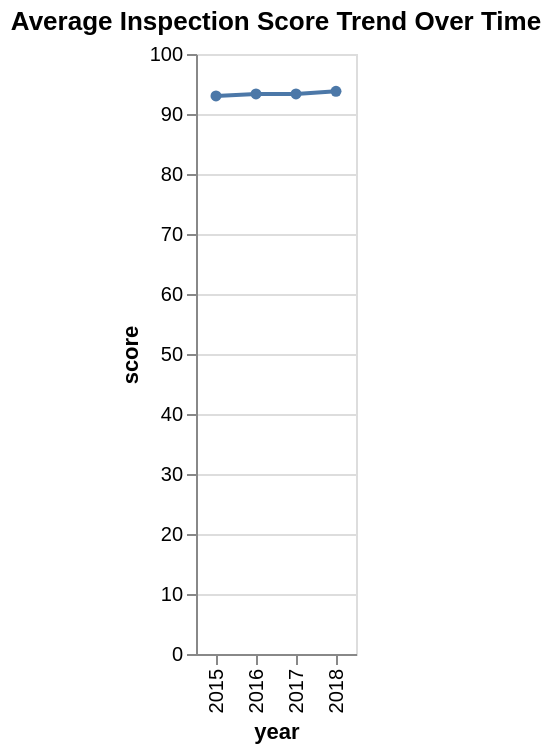

The notebook cell this image was saved under:
### Code cell
avg_score_trend

### Figure 1 — Vega-Lite specification as saved in the notebook (floating-point values rounded to 4 significant figures)
{"config": {"view": {"continuousWidth": 400, "continuousHeight": 300}}, "data": {"name": "data-71ac024da7d215ab4f1c268f15bc8054"}, "mark": {"type": "line", "point": true}, "encoding": {"tooltip": [{"field": "year", "type": "quantitative"}, {"field": "score", "type": "quantitative"}], "x": {"field": "year", "type": "ordinal"}, "y": {"field": "score", "type": "quantitative"}}, "selection": {"selector009": {"type": "interval", "bind": "scales", "encodings": ["x", "y"]}}, "title": "Average Inspection Score Trend Over Time", "$schema": "https://vega.github.io/schema/vega-lite/v4.17.0.json", "datasets": {"data-71ac024da7d215ab4f1c268f15bc8054": [{"year": 2015, "score": 93.01}, {"year": 2016, "score": 93.34}, {"year": 2017, "score": 93.35}, {"year": 2018, "score": 93.77}]}}
